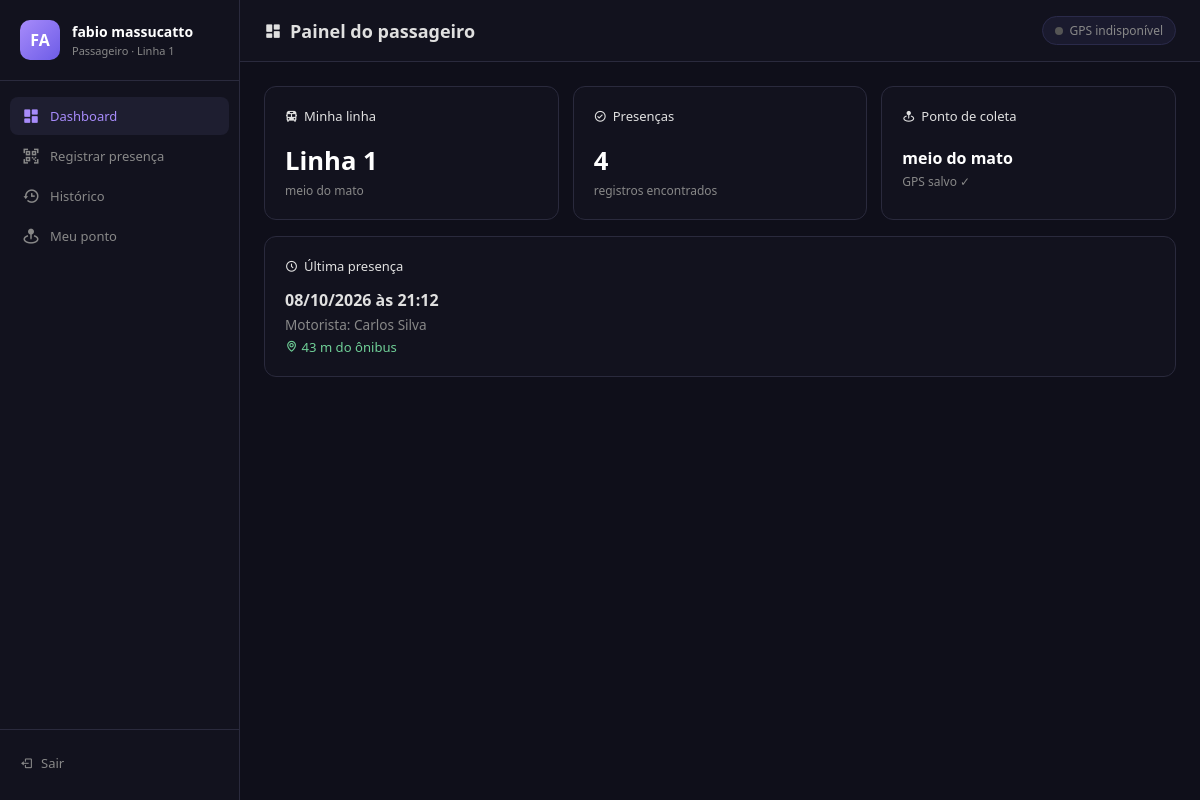
/usuario (signed in), run on the app's committed database.
### tables this page shows
CREATE TABLE usuarios (
        id INTEGER PRIMARY KEY AUTOINCREMENT,
        nome varchar(100) not null,
        email varchar(100) UNIQUE,
        senha varchar(100) not null,
        ponto varchar(100) not null,
        tipo varchar(20) not null
    , latitude_residencia REAL, longitude_residencia REAL, lat_residencia REAL, lng_residencia REAL, linha VARCHAR(50));

### app.py (the view)
@app.route("/usuario")
def usuario():
    if "user_id" not in session:
        return redirect("/login")
    conn = get_db()
    info = conn.execute(
        "SELECT * FROM usuarios WHERE id=?", (session["user_id"],)
    ).fetchone()
    historico = conn.execute("""
        SELECT strftime('%d/%m/%Y', p.data_hora) AS data,
               strftime('%H:%M',   p.data_hora) AS hora,
               CAST(p.distancia_m AS INTEGER)    AS distancia_m,
               u.nome                            AS motorista
        FROM presencas p JOIN usuarios u ON u.id = p.motorista_id
        WHERE p.usuario_id=?
        ORDER BY p.data_hora DESC LIMIT 10
    """, (session["user_id"],)).fetchall()
    pontos_mapa = conn.execute("""
        SELECT u.nome, u.ponto, u.linha,
               u.lat_residencia AS lat, u.lng_residencia AS lng
        FROM usuarios u
        WHERE u.tipo='usuario' AND u.lat_residencia IS NOT NULL
    """).fetchall()
    conn.close()
    return render_template("usuario.html",
        info      =dict(info),
        historico =[dict(h) for h in historico],
        pontos_mapa=[dict(p) for p in pontos_mapa])

### app.py (called while the page is built)
def get_db():
    conn = sqlite3.connect("database.db")
    conn.row_factory = sqlite3.Row
    return conn

### templates/usuario.html (shortened to what this page needs)
<!DOCTYPE html>
<html lang="pt-br">
<head>
    <link href="https://unpkg.com/boxicons@2.1.4/css/boxicons.min.css" rel="stylesheet">
    <link rel="stylesheet" href="{{ url_for('static', filename='dashboard_usuario.css') }}">
</head>
<body class="pg-dash">
<div class="pdash">
    <aside class="psb">
        <div class="psb-brand">
            <div class="pav">{{ session['user'][:2].upper() }}</div>
            <div>
                <div class="pbn">{{ session['user'] }}</div>
                <div class="pbs">Passageiro · {{ info.linha or 'Linha 1' }}</div>
            </div>
        </div>
        <nav class="psnav">
            <div class="pni on"  onclick="showTab('tab-home')">   <i class='bx bxs-dashboard'></i> Dashboard</div>
            <div class="pni"     onclick="showTab('tab-scanner')"> <i class='bx bx-qr-scan'></i> Registrar presença</div>
            <div class="pni"     onclick="showTab('tab-historico')"><i class='bx bx-history'></i> Histórico</div>
            <div class="pni"     onclick="showTab('tab-ponto')">   <i class='bx bxs-map-pin'></i> Meu ponto</div>
        </nav>
        <div class="psf">
            <a href="/logout" class="plo"><i class='bx bx-log-out'></i> Sair</a>
        </div>
    </aside>
    <div class="pmn">
        <div class="ptb">
            <h1 id="topTitle"><i class='bx bxs-dashboard'></i> Painel do passageiro</h1>
            <div class="ptbr">
                <div id="gps-badge" class="gps-badge">
                    <div class="gdot"></div>
                    <span id="gps-txt">GPS aguardando...</span>
                </div>
            </div>
        </div>
        <div class="pcnt">
            <div id="tab-home" class="ptab active">
                <div class="ptop-row">
                    <div class="pcard">
                        <div class="pchd"><i class='bx bxs-bus'></i> Minha linha</div>
                        <div class="pbig">{{ info.linha or 'Linha 1' }}</div>
                        <div class="psub">{{ info.ponto or 'Ponto não cadastrado' }}</div>
                    </div>
                    <div class="pcard">
                        <div class="pchd"><i class='bx bx-check-circle'></i> Presenças</div>
                        <div class="pbig">{{ historico | length }}</div>
                        <div class="psub">registros encontrados</div>
                    </div>
                    <div class="pcard">
                        <div class="pchd"><i class='bx bxs-map-pin'></i> Ponto de coleta</div>
                        <div class="pbig" style="font-size:1rem;margin-top:8px;">{{ info.ponto or '—' }}</div>
                        <div class="psub">
                            {% if info.lat_residencia %}GPS salvo ✓{% else %}GPS não salvo{% endif %}
                        </div>
                    </div>
                </div>
                {% if historico %}
                <div class="pcard" style="margin-top:16px">
                    <div class="pchd"><i class='bx bx-time-five'></i> Última presença</div>
                    <div style="margin-top:10px">
                        <div style="font-size:1rem;font-weight:600;color:#e0e0e0">
                            {{ historico[0].data }} às {{ historico[0].hora }}
                        </div>
                        <div style="font-size:.85rem;color:#888;margin-top:4px">
                            Motorista: {{ historico[0].motorista }}
                        </div>
                        {% if historico[0].distancia_m %}
                        <div style="font-size:.82rem;color:#6fcf97;margin-top:4px">
                            <i class='bx bx-map'></i> {{ historico[0].distancia_m }} m do ônibus
                        </div>
                        {% endif %}
                    </div>
                </div>
                {% else %}
                <div class="pcard" style="margin-top:16px;text-align:center;color:#888;padding:32px">
                    <i class='bx bx-info-circle' style="font-size:2rem;display:block;margin-bottom:8px"></i>
                    Nenhuma presença registrada ainda.<br>Use a aba <b>Registrar presença</b>.
                </div>
                {% endif %}
            </div>
        </div>
    </div>
</div>
<link rel="stylesheet" href="https://unpkg.com/leaflet@1.9.4/dist/leaflet.css">
</body>
</html>

### static/dashboard_usuario.css (style rules this page uses)
*, *::before, *::after { box-sizing:border-box; margin:0; padding:0; }
body.pg-dash { background:#0f0f1a; color:#e0e0e0; font-family:'Segoe UI', sans-serif; min-height:100vh; }
.pdash { display:flex; min-height:100vh; }
.psb { width:240px; flex-shrink:0; background:#12121e; border-right:1px solid #2a2a3d; display:flex; flex-direction:column; padding:20px 0; position:sticky; top:0; height:100vh; }
.psb-brand { display:flex; align-items:center; gap:12px; padding:0 20px 20px; border-bottom:1px solid #2a2a3d; margin-bottom:16px; }
.pav { width:40px; height:40px; border-radius:10px; background:linear-gradient(135deg,#a78bfa,#6d5ce7); display:flex; align-items:center; justify-content:center; font-weight:700; font-size:16px; color:#fff; flex-shrink:0; }
.pbn { font-size:14px; font-weight:600; color:#fff; }
.pbs { font-size:11px; color:#888; margin-top:2px; }
.psnav { flex:1; padding:0 10px; }
.pni { display:flex; align-items:center; gap:10px; padding:10px 12px; border-radius:8px; font-size:13px; color:#888; cursor:pointer; margin-bottom:2px; transition:all .15s; }
.pni.on { background:#1e1e30; color:#a78bfa; }
.pni i { font-size:18px; }
.psf { padding:16px 20px 0; border-top:1px solid #2a2a3d; margin-top:auto; }
.plo { display:flex; align-items:center; gap:8px; font-size:13px; color:#888; text-decoration:none; padding:8px 0; }
.pmn { flex:1; display:flex; flex-direction:column; min-height:100vh; }
.ptb { background:#12121e; border-bottom:1px solid #2a2a3d; padding:16px 24px; display:flex; align-items:center; justify-content:space-between; position:sticky; top:0; z-index:10; }
.ptb h1 { font-size:18px; font-weight:600; display:flex; align-items:center; gap:8px; }
.ptbr { display:flex; align-items:center; gap:12px; }
.gps-badge { display:flex;align-items:center;gap:6px; padding:5px 12px;border-radius:20px;font-size:12px; background:#1a1a2e;border:1px solid #2a2a4a;color:#888; }
.gdot { width:8px;height:8px;border-radius:50%;background:#555;flex-shrink:0; }
.pcnt { padding:24px; flex:1; }
.ptab { display:none; }
.ptab.active { display:block; }
.pcard { background:#12121e; border:1px solid #2a2a3d; border-radius:12px; padding:20px; margin-bottom:16px; }
.pchd { font-size:13px; font-weight:500; color:#e0e0e0; margin-bottom:14px; display:flex; align-items:center; gap:6px; }
.ptop-row { display:flex; gap:14px; flex-wrap:wrap; margin-bottom:16px; }
.ptop-row .pcard { flex:1; min-width:160px; margin-bottom:0; display:flex; flex-direction:column; }
.pbig { font-size:1.6rem; font-weight:700; color:#fff; margin-top:4px; }
.psub { font-size:12px; color:#888; margin-top:4px; }

### data on the page
usuarios: user "fabio massucatto", ponto "meio do mato"
usuarios: nome "Carlos Silva"

### other printed values
{{ session['user'][:2].upper() }} "FA"
{{ info.linha or 'Linha 1' }} "Linha 1"
{{ historico | length }} "4"
{{ historico[0].data }} "08/10/2026"
{{ historico[0].hora }} "21:12"
{{ historico[0].distancia_m }} "43"
